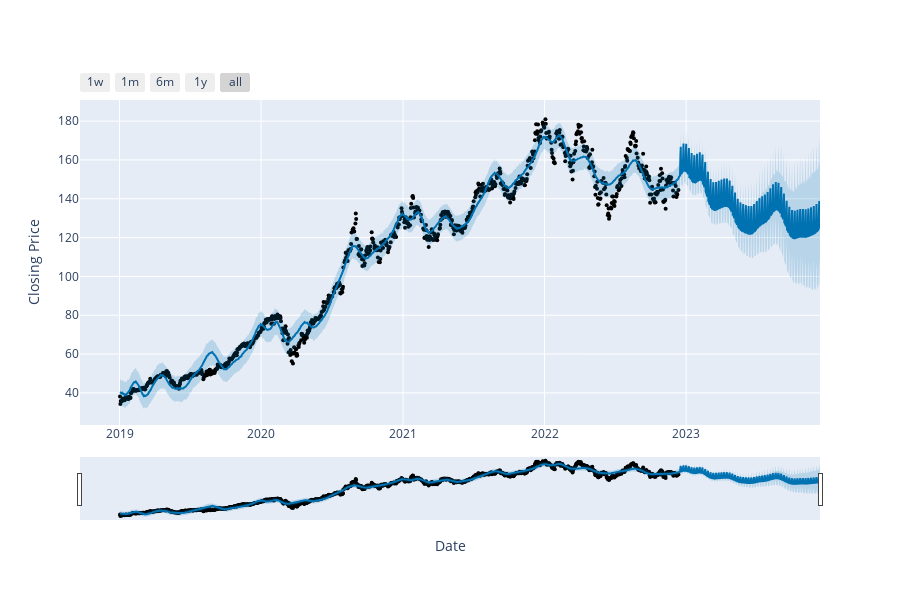

Source (notebook cell):
### Code cell
model = Pmodel()
model.plotpred()

### Figure 1 — Plotly figure (JSON) as saved in the notebook; plotly's stock layout.template omitted (floating-point values rounded to 4 significant figures; data arrays with more than 128 entries replaced by an {"elided": "..."} marker saying what was removed)
{"data": [{"marker": {"color": "black", "size": 4}, "mode": "markers", "name": "Actual", "type": "scatter", "x": {"elided": "995 str values"}, "y": {"elided": "995 float values"}}, {"hoverinfo": "skip", "line": {"width": 0}, "mode": "lines", "type": "scatter", "x": {"elided": "1360 str values"}, "y": {"elided": "1360 float values"}}, {"fill": "tonexty", "fillcolor": "rgba(0, 114, 178, 0.2)", "line": {"color": "#0072B2", "width": 2}, "mode": "lines", "name": "Predicted", "type": "scatter", "x": {"elided": "1360 str values"}, "y": {"elided": "1360 float values"}}, {"fill": "tonexty", "fillcolor": "rgba(0, 114, 178, 0.2)", "hoverinfo": "skip", "line": {"width": 0}, "mode": "lines", "type": "scatter", "x": {"elided": "1360 str values"}, "y": {"elided": "1360 float values"}}], "layout": {"height": 600, "showlegend": false, "width": 900, "xaxis": {"rangeselector": {"buttons": [{"count": 7, "label": "1w", "step": "day", "stepmode": "backward"}, {"count": 1, "label": "1m", "step": "month", "stepmode": "backward"}, {"count": 6, "label": "6m", "step": "month", "stepmode": "backward"}, {"count": 1, "label": "1y", "step": "year", "stepmode": "backward"}, {"step": "all"}]}, "rangeslider": {"visible": true}, "title": {"text": "Date"}, "type": "date"}, "yaxis": {"title": {"text": "Closing Price"}}}}
